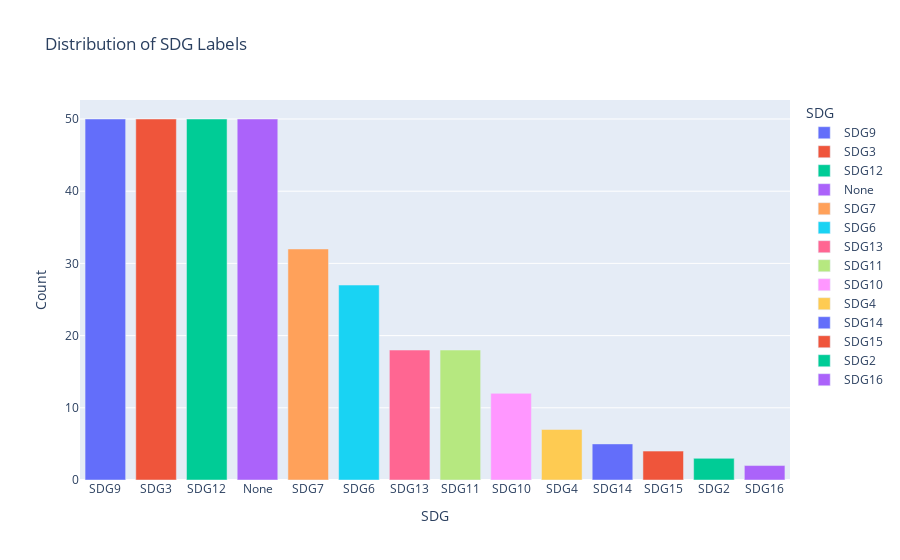
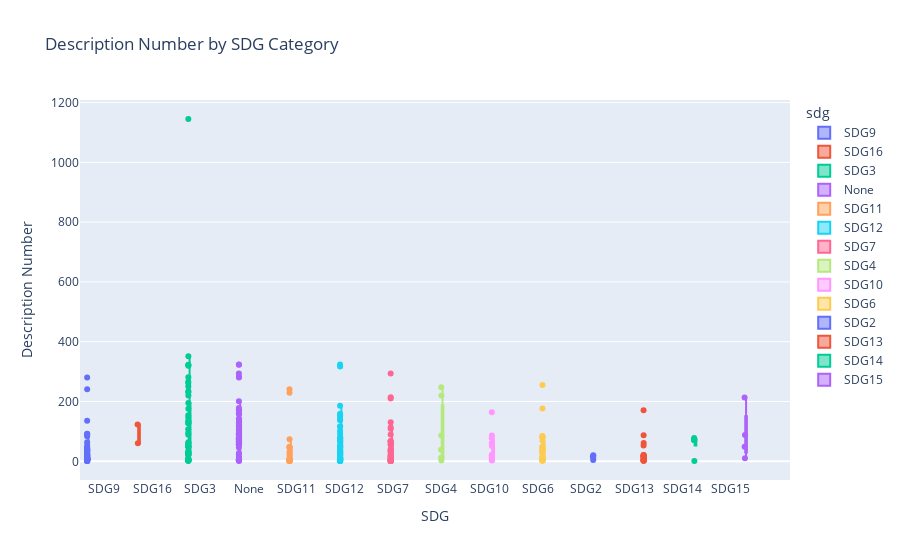
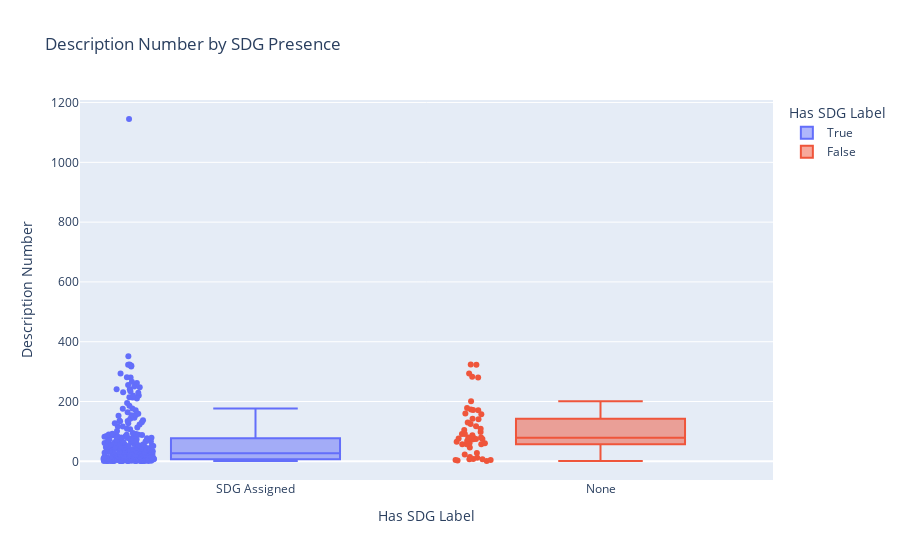

The cell these charts' notebook holds for them, in order:
### Code cell
import json
import pandas as pd
import plotly.express as px
import plotly.graph_objects as go
from scipy.stats import mannwhitneyu

def tesetset_distribution(testset_path):
    """
    Interactive distribution plot of SDG labels and boxplot of description_number using Plotly.

    Args:
        testset_path (str): Path to the testset file (JSONL format).
    """
    # --- Load data ---
    with open(testset_path, "r") as f:
        data = [json.loads(line) for line in f]

    df = pd.DataFrame(data)

    # --- Plot 1: Interactive Bar Chart of SDG Labels ---
    df_sdg_counts = df["sdg"].value_counts().reset_index()
    df_sdg_counts.columns = ["sdg", "count"]

    fig_bar = px.bar(
        df_sdg_counts,
        x="sdg", y="count",
        title="Distribution of SDG Labels",
        labels={"sdg": "SDG", "count": "Count"},
        color="sdg"
    )
    fig_bar.show()

    # --- Plot 2: Interactive Boxplot of description_number by SDG ---
    fig_box = px.box(
        df[df["sdg"] != "Error"],
        x="sdg",
        y="description_number",
        title="Description Number by SDG Category",
        points="all",
        color="sdg"
    )
    fig_box.update_layout(
        xaxis_title="SDG",
        yaxis_title="Description Number",
        boxmode="group"
    )
    fig_box.show()

    # --- Test statistique: SDG vs None (Mann-Whitney) ---
    df["has_sdg"] = df["sdg"] != "None"
    group1 = df[df["has_sdg"] == False]["description_number"]
    group2 = df[df["has_sdg"] == True]["description_number"]

    stat, p = mannwhitneyu(group1, group2, alternative='two-sided')
    print(f"\nMann-Whitney U Test p-value: {p:.4f}")
    if p < 0.05:
        print("Significant difference in description_number between 'None' and SDG-assigned.")
    else:
        print("No significant difference in description_number between 'None' and SDG-assigned.")

    # --- Plot 3: Interactive Binary Boxplot ---
    fig_binary = px.box(
        df,
        x="has_sdg",
        y="description_number",
        color="has_sdg",
        title="Description Number by SDG Presence",
        points="all",
        labels={"has_sdg": "Has SDG Label", "description_number": "Description Number"}
    )
    fig_binary.update_xaxes(
        tickvals=[True, False],
        ticktext=["SDG Assigned", "None"]
    )
    fig_binary.show()


tesetset_distribution("../src/ai/testsets/testset_v3_en_labeled.jsonl")

### Figure 1 — Plotly figure (JSON) as saved in the notebook; plotly's stock layout.template omitted (floating-point values rounded to 4 significant figures)
{"data": [{"hovertemplate": "SDG=%{x}<br>Count=%{y}<extra></extra>", "legendgroup": "SDG9", "marker": {"color": "#636efa", "pattern": {"shape": ""}}, "name": "SDG9", "orientation": "v", "showlegend": true, "textposition": "auto", "type": "bar", "x": ["SDG9"], "xaxis": "x", "y": [50], "yaxis": "y"}, {"hovertemplate": "SDG=%{x}<br>Count=%{y}<extra></extra>", "legendgroup": "SDG3", "marker": {"color": "#EF553B", "pattern": {"shape": ""}}, "name": "SDG3", "orientation": "v", "showlegend": true, "textposition": "auto", "type": "bar", "x": ["SDG3"], "xaxis": "x", "y": [50], "yaxis": "y"}, {"hovertemplate": "SDG=%{x}<br>Count=%{y}<extra></extra>", "legendgroup": "SDG12", "marker": {"color": "#00cc96", "pattern": {"shape": ""}}, "name": "SDG12", "orientation": "v", "showlegend": true, "textposition": "auto", "type": "bar", "x": ["SDG12"], "xaxis": "x", "y": [50], "yaxis": "y"}, {"hovertemplate": "SDG=%{x}<br>Count=%{y}<extra></extra>", "legendgroup": "None", "marker": {"color": "#ab63fa", "pattern": {"shape": ""}}, "name": "None", "orientation": "v", "showlegend": true, "textposition": "auto", "type": "bar", "x": ["None"], "xaxis": "x", "y": [50], "yaxis": "y"}, {"hovertemplate": "SDG=%{x}<br>Count=%{y}<extra></extra>", "legendgroup": "SDG7", "marker": {"color": "#FFA15A", "pattern": {"shape": ""}}, "name": "SDG7", "orientation": "v", "showlegend": true, "textposition": "auto", "type": "bar", "x": ["SDG7"], "xaxis": "x", "y": [32], "yaxis": "y"}, {"hovertemplate": "SDG=%{x}<br>Count=%{y}<extra></extra>", "legendgroup": "SDG6", "marker": {"color": "#19d3f3", "pattern": {"shape": ""}}, "name": "SDG6", "orientation": "v", "showlegend": true, "textposition": "auto", "type": "bar", "x": ["SDG6"], "xaxis": "x", "y": [27], "yaxis": "y"}, {"hovertemplate": "SDG=%{x}<br>Count=%{y}<extra></extra>", "legendgroup": "SDG13", "marker": {"color": "#FF6692", "pattern": {"shape": ""}}, "name": "SDG13", "orientation": "v", "showlegend": true, "textposition": "auto", "type": "bar", "x": ["SDG13"], "xaxis": "x", "y": [18], "yaxis": "y"}, {"hovertemplate": "SDG=%{x}<br>Count=%{y}<extra></extra>", "legendgroup": "SDG11", "marker": {"color": "#B6E880", "pattern": {"shape": ""}}, "name": "SDG11", "orientation": "v", "showlegend": true, "textposition": "auto", "type": "bar", "x": ["SDG11"], "xaxis": "x", "y": [18], "yaxis": "y"}, {"hovertemplate": "SDG=%{x}<br>Count=%{y}<extra></extra>", "legendgroup": "SDG10", "marker": {"color": "#FF97FF", "pattern": {"shape": ""}}, "name": "SDG10", "orientation": "v", "showlegend": true, "textposition": "auto", "type": "bar", "x": ["SDG10"], "xaxis": "x", "y": [12], "yaxis": "y"}, {"hovertemplate": "SDG=%{x}<br>Count=%{y}<extra></extra>", "legendgroup": "SDG4", "marker": {"color": "#FECB52", "pattern": {"shape": ""}}, "name": "SDG4", "orientation": "v", "showlegend": true, "textposition": "auto", "type": "bar", "x": ["SDG4"], "xaxis": "x", "y": [7], "yaxis": "y"}, {"hovertemplate": "SDG=%{x}<br>Count=%{y}<extra></extra>", "legendgroup": "SDG14", "marker": {"color": "#636efa", "pattern": {"shape": ""}}, "name": "SDG14", "orientation": "v", "showlegend": true, "textposition": "auto", "type": "bar", "x": ["SDG14"], "xaxis": "x", "y": [5], "yaxis": "y"}, {"hovertemplate": "SDG=%{x}<br>Count=%{y}<extra></extra>", "legendgroup": "SDG15", "marker": {"color": "#EF553B", "pattern": {"shape": ""}}, "name": "SDG15", "orientation": "v", "showlegend": true, "textposition": "auto", "type": "bar", "x": ["SDG15"], "xaxis": "x", "y": [4], "yaxis": "y"}, {"hovertemplate": "SDG=%{x}<br>Count=%{y}<extra></extra>", "legendgroup": "SDG2", "marker": {"color": "#00cc96", "pattern": {"shape": ""}}, "name": "SDG2", "orientation": "v", "showlegend": true, "textposition": "auto", "type": "bar", "x": ["SDG2"], "xaxis": "x", "y": [3], "yaxis": "y"}, {"hovertemplate": "SDG=%{x}<br>Count=%{y}<extra></extra>", "legendgroup": "SDG16", "marker": {"color": "#ab63fa", "pattern": {"shape": ""}}, "name": "SDG16", "orientation": "v", "showlegend": true, "textposition": "auto", "type": "bar", "x": ["SDG16"], "xaxis": "x", "y": [2], "yaxis": "y"}], "layout": {"barmode": "relative", "legend": {"title": {"text": "SDG"}, "tracegroupgap": 0}, "title": {"text": "Distribution of SDG Labels"}, "xaxis": {"anchor": "y", "categoryarray": ["SDG9", "SDG3", "SDG12", "None", "SDG7", "SDG6", "SDG13", "SDG11", "SDG10", "SDG4", "SDG14", "SDG15", "SDG2", "SDG16"], "categoryorder": "array", "domain": [0, 1], "title": {"text": "SDG"}}, "yaxis": {"anchor": "x", "domain": [0, 1], "title": {"text": "Count"}}}}

### Figure 2 — Plotly figure (JSON) as saved in the notebook; plotly's stock layout.template omitted (floating-point values rounded to 4 significant figures)
{"data": [{"alignmentgroup": "True", "boxpoints": "all", "hovertemplate": "sdg=%{x}<br>description_number=%{y}<extra></extra>", "legendgroup": "SDG9", "marker": {"color": "#636efa"}, "name": "SDG9", "notched": false, "offsetgroup": "SDG9", "orientation": "v", "showlegend": true, "type": "box", "x": ["SDG9", "SDG9", "SDG9", "SDG9", "SDG9", "SDG9", "SDG9", "SDG9", "SDG9", "SDG9", "SDG9", "SDG9", "SDG9", "SDG9", "SDG9", "SDG9", "SDG9", "SDG9", "SDG9", "SDG9", "SDG9", "SDG9", "SDG9", "SDG9", "SDG9", "SDG9", "SDG9", "SDG9", "SDG9", "SDG9", "SDG9", "SDG9", "SDG9", "SDG9", "SDG9", "SDG9", "SDG9", "SDG9", "SDG9", "SDG9", "SDG9", "SDG9", "SDG9", "SDG9", "SDG9", "SDG9", "SDG9", "SDG9", "SDG9", "SDG9"], "x0": " ", "xaxis": "x", "y": [53, 46, 241, 11, 7, 38, 9, 84, 25, 34, 5, 17, 2, 42, 91, 280, 7, 13, 24, 4, 43, 6, 1, 7, 18, 92, 8, 4, 1, 5, 14, 19, 2, 13, 89, 64, 36, 12, 9, 11, 9, 136, 4, 9, 1, 4, 18, 11, 7, 8], "y0": " ", "yaxis": "y"}, {"alignmentgroup": "True", "boxpoints": "all", "hovertemplate": "sdg=%{x}<br>description_number=%{y}<extra></extra>", "legendgroup": "SDG16", "marker": {"color": "#EF553B"}, "name": "SDG16", "notched": false, "offsetgroup": "SDG16", "orientation": "v", "showlegend": true, "type": "box", "x": ["SDG16", "SDG16"], "x0": " ", "xaxis": "x", "y": [60, 123], "y0": " ", "yaxis": "y"}, {"alignmentgroup": "True", "boxpoints": "all", "hovertemplate": "sdg=%{x}<br>description_number=%{y}<extra></extra>", "legendgroup": "SDG3", "marker": {"color": "#00cc96"}, "name": "SDG3", "notched": false, "offsetgroup": "SDG3", "orientation": "v", "showlegend": true, "type": "box", "x": ["SDG3", "SDG3", "SDG3", "SDG3", "SDG3", "SDG3", "SDG3", "SDG3", "SDG3", "SDG3", "SDG3", "SDG3", "SDG3", "SDG3", "SDG3", "SDG3", "SDG3", "SDG3", "SDG3", "SDG3", "SDG3", "SDG3", "SDG3", "SDG3", "SDG3", "SDG3", "SDG3", "SDG3", "SDG3", "SDG3", "SDG3", "SDG3", "SDG3", "SDG3", "SDG3", "SDG3", "SDG3", "SDG3", "SDG3", "SDG3", "SDG3", "SDG3", "SDG3", "SDG3", "SDG3", "SDG3", "SDG3", "SDG3", "SDG3", "SDG3"], "x0": " ", "xaxis": "x", "y": [47, 250, 10, 320, 23, 27, 21, 134, 3, 323, 321, 49, 2, 127, 176, 154, 1145, 50, 146, 231, 61, 89, 3, 30, 23, 195, 220, 266, 8, 262, 95, 127, 2, 234, 6, 34, 50, 281, 30, 3, 3, 351, 4, 64, 135, 7, 29, 107, 6, 56], "y0": " ", "yaxis": "y"}, {"alignmentgroup": "True", "boxpoints": "all", "hovertemplate": "sdg=%{x}<br>description_number=%{y}<extra></extra>", "legendgroup": "None", "marker": {"color": "#ab63fa"}, "name": "None", "notched": false, "offsetgroup": "None", "orientation": "v", "showlegend": true, "type": "box", "x": ["None", "None", "None", "None", "None", "None", "None", "None", "None", "None", "None", "None", "None", "None", "None", "None", "None", "None", "None", "None", "None", "None", "None", "None", "None", "None", "None", "None", "None", "None", "None", "None", "None", "None", "None", "None", "None", "None", "None", "None", "None", "None", "None", "None", "None", "None", "None", "None", "None", "None"], "x0": " ", "xaxis": "x", "y": [14, 105, 68, 324, 109, 171, 75, 141, 117, 125, 280, 201, 76, 178, 323, 130, 160, 98, 57, 23, 283, 7, 1, 3, 8, 46, 62, 142, 12, 91, 294, 75, 57, 4, 80, 4, 74, 80, 78, 173, 57, 28, 65, 7, 87, 172, 60, 91, 76, 157], "y0": " ", "yaxis": "y"}, {"alignmentgroup": "True", "boxpoints": "all", "hovertemplate": "sdg=%{x}<br>description_number=%{y}<extra></extra>", "legendgroup": "SDG11", "marker": {"color": "#FFA15A"}, "name": "SDG11", "notched": false, "offsetgroup": "SDG11", "orientation": "v", "showlegend": true, "type": "box", "x": ["SDG11", "SDG11", "SDG11", "SDG11", "SDG11", "SDG11", "SDG11", "SDG11", "SDG11", "SDG11", "SDG11", "SDG11", "SDG11", "SDG11", "SDG11", "SDG11", "SDG11", "SDG11"], "x0": " ", "xaxis": "x", "y": [229, 3, 45, 2, 47, 74, 49, 8, 10, 2, 1, 1, 241, 5, 1, 7, 21, 31], "y0": " ", "yaxis": "y"}, {"alignmentgroup": "True", "boxpoints": "all", "hovertemplate": "sdg=%{x}<br>description_number=%{y}<extra></extra>", "legendgroup": "SDG12", "marker": {"color": "#19d3f3"}, "name": "SDG12", "notched": false, "offsetgroup": "SDG12", "orientation": "v", "showlegend": true, "type": "box", "x": ["SDG12", "SDG12", "SDG12", "SDG12", "SDG12", "SDG12", "SDG12", "SDG12", "SDG12", "SDG12", "SDG12", "SDG12", "SDG12", "SDG12", "SDG12", "SDG12", "SDG12", "SDG12", "SDG12", "SDG12", "SDG12", "SDG12", "SDG12", "SDG12", "SDG12", "SDG12", "SDG12", "SDG12", "SDG12", "SDG12", "SDG12", "SDG12", "SDG12", "SDG12", "SDG12", "SDG12", "SDG12", "SDG12", "SDG12", "SDG12", "SDG12", "SDG12", "SDG12", "SDG12", "SDG12", "SDG12", "SDG12", "SDG12", "SDG12", "SDG12"], "x0": " ", "xaxis": "x", "y": [38, 5, 80, 5, 1, 317, 44, 14, 51, 32, 91, 2, 6, 9, 1, 9, 20, 9, 34, 1, 25, 47, 11, 159, 2, 9, 76, 46, 28, 101, 186, 54, 5, 116, 70, 66, 142, 155, 6, 19, 152, 5, 27, 31, 137, 31, 38, 324, 13, 116], "y0": " ", "yaxis": "y"}, {"alignmentgroup": "True", "boxpoints": "all", "hovertemplate": "sdg=%{x}<br>description_number=%{y}<extra></extra>", "legendgroup": "SDG7", "marker": {"color": "#FF6692"}, "name": "SDG7", "notched": false, "offsetgroup": "SDG7", "orientation": "v", "showlegend": true, "type": "box", "x": ["SDG7", "SDG7", "SDG7", "SDG7", "SDG7", "SDG7", "SDG7", "SDG7", "SDG7", "SDG7", "SDG7", "SDG7", "SDG7", "SDG7", "SDG7", "SDG7", "SDG7", "SDG7", "SDG7", "SDG7", "SDG7", "SDG7", "SDG7", "SDG7", "SDG7", "SDG7", "SDG7", "SDG7", "SDG7", "SDG7", "SDG7", "SDG7"], "x0": " ", "xaxis": "x", "y": [4, 113, 68, 66, 90, 294, 6, 1, 17, 41, 131, 15, 57, 1, 1, 1, 1, 66, 10, 15, 210, 32, 8, 23, 31, 3, 37, 65, 109, 214, 55, 8], "y0": " ", "yaxis": "y"}, {"alignmentgroup": "True", "boxpoints": "all", "hovertemplate": "sdg=%{x}<br>description_number=%{y}<extra></extra>", "legendgroup": "SDG4", "marker": {"color": "#B6E880"}, "name": "SDG4", "notched": false, "offsetgroup": "SDG4", "orientation": "v", "showlegend": true, "type": "box", "x": ["SDG4", "SDG4", "SDG4", "SDG4", "SDG4", "SDG4", "SDG4"], "x0": " ", "xaxis": "x", "y": [13, 220, 39, 11, 3, 86, 248], "y0": " ", "yaxis": "y"}, {"alignmentgroup": "True", "boxpoints": "all", "hovertemplate": "sdg=%{x}<br>description_number=%{y}<extra></extra>", "legendgroup": "SDG10", "marker": {"color": "#FF97FF"}, "name": "SDG10", "notched": false, "offsetgroup": "SDG10", "orientation": "v", "showlegend": true, "type": "box", "x": ["SDG10", "SDG10", "SDG10", "SDG10", "SDG10", "SDG10", "SDG10", "SDG10", "SDG10", "SDG10", "SDG10", "SDG10"], "x0": " ", "xaxis": "x", "y": [19, 86, 51, 22, 4, 164, 13, 4, 77, 20, 60, 3], "y0": " ", "yaxis": "y"}, {"alignmentgroup": "True", "boxpoints": "all", "hovertemplate": "sdg=%{x}<br>description_number=%{y}<extra></extra>", "legendgroup": "SDG6", "marker": {"color": "#FECB52"}, "name": "SDG6", "notched": false, "offsetgroup": "SDG6", "orientation": "v", "showlegend": true, "type": "box", "x": ["SDG6", "SDG6", "SDG6", "SDG6", "SDG6", "SDG6", "SDG6", "SDG6", "SDG6", "SDG6", "SDG6", "SDG6", "SDG6", "SDG6", "SDG6", "SDG6", "SDG6", "SDG6", "SDG6", "SDG6", "SDG6", "SDG6", "SDG6", "SDG6", "SDG6", "SDG6", "SDG6"], "x0": " ", "xaxis": "x", "y": [7, 2, 7, 33, 85, 255, 4, 83, 27, 9, 10, 12, 38, 31, 48, 79, 42, 2, 13, 82, 49, 16, 4, 42, 69, 4, 177], "y0": " ", "yaxis": "y"}, {"alignmentgroup": "True", "boxpoints": "all", "hovertemplate": "sdg=%{x}<br>description_number=%{y}<extra></extra>", "legendgroup": "SDG2", "marker": {"color": "#636efa"}, "name": "SDG2", "notched": false, "offsetgroup": "SDG2", "orientation": "v", "showlegend": true, "type": "box", "x": ["SDG2", "SDG2", "SDG2"], "x0": " ", "xaxis": "x", "y": [4, 15, 20], "y0": " ", "yaxis": "y"}, {"alignmentgroup": "True", "boxpoints": "all", "hovertemplate": "sdg=%{x}<br>description_number=%{y}<extra></extra>", "legendgroup": "SDG13", "marker": {"color": "#EF553B"}, "name": "SDG13", "notched": false, "offsetgroup": "SDG13", "orientation": "v", "showlegend": true, "type": "box", "x": ["SDG13", "SDG13", "SDG13", "SDG13", "SDG13", "SDG13", "SDG13", "SDG13", "SDG13", "SDG13", "SDG13", "SDG13", "SDG13", "SDG13", "SDG13", "SDG13", "SDG13", "SDG13"], "x0": " ", "xaxis": "x", "y": [10, 18, 16, 21, 14, 9, 4, 53, 2, 17, 2, 18, 61, 3, 87, 3, 171, 21], "y0": " ", "yaxis": "y"}, {"alignmentgroup": "True", "boxpoints": "all", "hovertemplate": "sdg=%{x}<br>description_number=%{y}<extra></extra>", "legendgroup": "SDG14", "marker": {"color": "#00cc96"}, "name": "SDG14", "notched": false, "offsetgroup": "SDG14", "orientation": "v", "showlegend": true, "type": "box", "x": ["SDG14", "SDG14", "SDG14", "SDG14", "SDG14"], "x0": " ", "xaxis": "x", "y": [73, 72, 78, 1, 70], "y0": " ", "yaxis": "y"}, {"alignmentgroup": "True", "boxpoints": "all", "hovertemplate": "sdg=%{x}<br>description_number=%{y}<extra></extra>", "legendgroup": "SDG15", "marker": {"color": "#ab63fa"}, "name": "SDG15", "notched": false, "offsetgroup": "SDG15", "orientation": "v", "showlegend": true, "type": "box", "x": ["SDG15", "SDG15", "SDG15", "SDG15"], "x0": " ", "xaxis": "x", "y": [213, 49, 10, 88], "y0": " ", "yaxis": "y"}], "layout": {"boxmode": "group", "legend": {"title": {"text": "sdg"}, "tracegroupgap": 0}, "title": {"text": "Description Number by SDG Category"}, "xaxis": {"anchor": "y", "categoryarray": ["SDG9", "SDG16", "SDG3", "None", "SDG11", "SDG12", "SDG7", "SDG4", "SDG10", "SDG6", "SDG2", "SDG13", "SDG14", "SDG15"], "categoryorder": "array", "domain": [0, 1], "title": {"text": "SDG"}}, "yaxis": {"anchor": "x", "domain": [0, 1], "title": {"text": "Description Number"}}}}

### Figure 3 — Plotly figure (JSON) as saved in the notebook; plotly's stock layout.template omitted (floating-point values rounded to 4 significant figures; data arrays with more than 128 entries replaced by an {"elided": "..."} marker saying what was removed)
{"data": [{"alignmentgroup": "True", "boxpoints": "all", "hovertemplate": "Has SDG Label=%{x}<br>Description Number=%{y}<extra></extra>", "legendgroup": "True", "marker": {"color": "#636efa"}, "name": "True", "notched": false, "offsetgroup": "True", "orientation": "v", "showlegend": true, "type": "box", "x": {"elided": "278 bool values"}, "x0": " ", "xaxis": "x", "y": {"elided": "278 int values"}, "y0": " ", "yaxis": "y"}, {"alignmentgroup": "True", "boxpoints": "all", "hovertemplate": "Has SDG Label=%{x}<br>Description Number=%{y}<extra></extra>", "legendgroup": "False", "marker": {"color": "#EF553B"}, "name": "False", "notched": false, "offsetgroup": "False", "orientation": "v", "showlegend": true, "type": "box", "x": [false, false, false, false, false, false, false, false, false, false, false, false, false, false, false, false, false, false, false, false, false, false, false, false, false, false, false, false, false, false, false, false, false, false, false, false, false, false, false, false, false, false, false, false, false, false, false, false, false, false], "x0": " ", "xaxis": "x", "y": [14, 105, 68, 324, 109, 171, 75, 141, 117, 125, 280, 201, 76, 178, 323, 130, 160, 98, 57, 23, 283, 7, 1, 3, 8, 46, 62, 142, 12, 91, 294, 75, 57, 4, 80, 4, 74, 80, 78, 173, 57, 28, 65, 7, 87, 172, 60, 91, 76, 157], "y0": " ", "yaxis": "y"}], "layout": {"boxmode": "overlay", "legend": {"title": {"text": "Has SDG Label"}, "tracegroupgap": 0}, "title": {"text": "Description Number by SDG Presence"}, "xaxis": {"anchor": "y", "categoryarray": [true, false], "categoryorder": "array", "domain": [0, 1], "ticktext": ["SDG Assigned", "None"], "tickvals": [true, false], "title": {"text": "Has SDG Label"}}, "yaxis": {"anchor": "x", "domain": [0, 1], "title": {"text": "Description Number"}}}}
